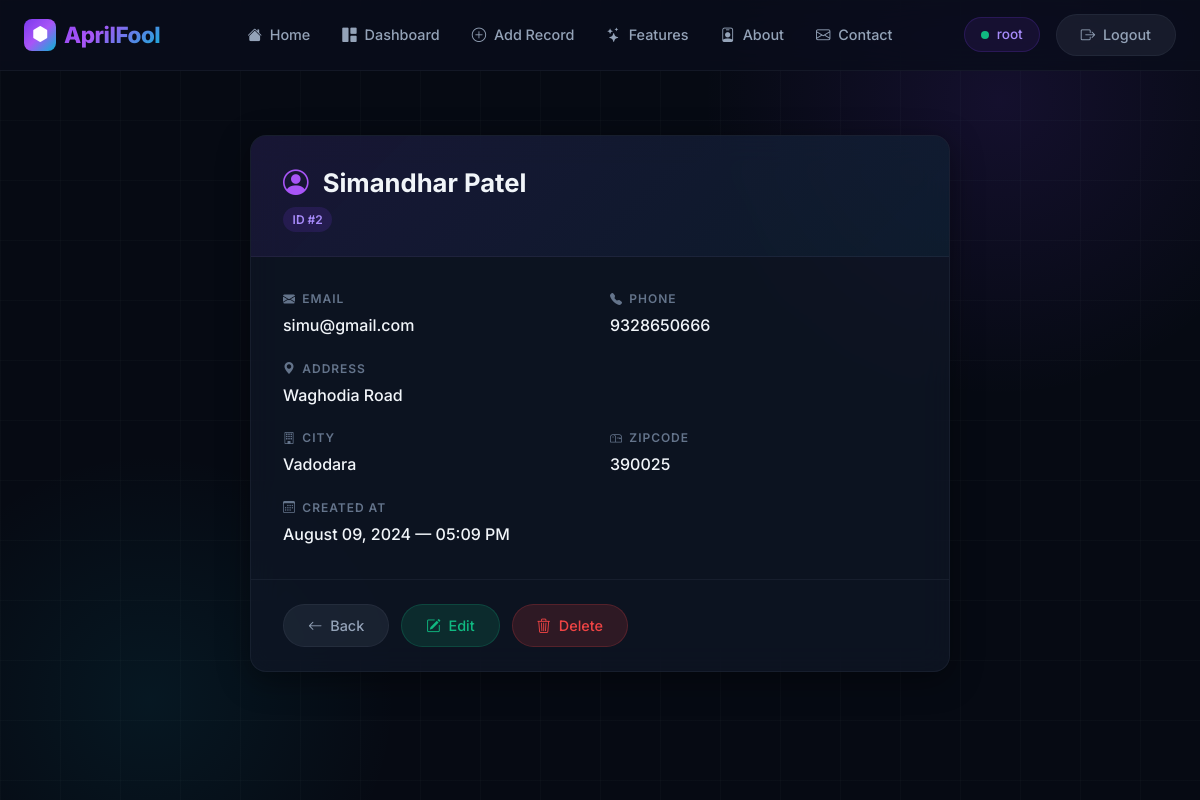
The page /record/2 (signed in) on the database its author committed.
### website/models.py (models this page shows, shortened)
class Record(models.Model):
    created_at = models.DateTimeField(auto_now_add=True)
    first_name = models.CharField(max_length=100)
    last_name =models.CharField(max_length=100)
    email = models.CharField(max_length=100)
    phone_number = models.CharField(max_length=10)
    address =models.CharField(max_length=100)
    city =models.CharField(max_length=50)
    zipcode =models.CharField(max_length=6)

### website/views.py (the view)
# urls.py: path('record/<int:pk>', views.customer_record, name='record'),
def customer_record(request, pk):
    if request.user.is_authenticated:
        try:
            customer_record = Record.objects.get(id=pk)
            return render(request, 'record.html', {'customer_record': customer_record})
        except Record.DoesNotExist:
            messages.error(request, 'Record not found.')
            return redirect('home')
    else:
        messages.error(request, 'You must be logged in to view records.')
        return redirect('home')

### website/templates/record.html
{% extends 'base.html' %}
{% block content %}
<div class="nexus-record-detail">
    <div class="nexus-card">
        <div class="detail-header">
            <h1>
                <i class="bi bi-person-circle me-2" style="color: var(--accent-mid);"></i>
                {{ customer_record.first_name }} {{ customer_record.last_name }}
            </h1>
            <span class="detail-id">ID #{{ customer_record.id }}</span>
        </div>
        <div class="nexus-detail-grid">
            <div class="nexus-detail-item">
                <span class="item-label">
                    <i class="bi bi-envelope-fill"></i> Email
                </span>
                <span class="item-value">{{ customer_record.email }}</span>
            </div>
            <div class="nexus-detail-item">
                <span class="item-label">
                    <i class="bi bi-telephone-fill"></i> Phone
                </span>
                <span class="item-value">{{ customer_record.phone_number }}</span>
            </div>
            <div class="nexus-detail-item full-width">
                <span class="item-label">
                    <i class="bi bi-geo-alt-fill"></i> Address
                </span>
                <span class="item-value">{{ customer_record.address }}</span>
            </div>
            <div class="nexus-detail-item">
                <span class="item-label">
                    <i class="bi bi-building"></i> City
                </span>
                <span class="item-value">{{ customer_record.city }}</span>
            </div>
            <div class="nexus-detail-item">
                <span class="item-label">
                    <i class="bi bi-mailbox"></i> Zipcode
                </span>
                <span class="item-value">{{ customer_record.zipcode }}</span>
            </div>
            <div class="nexus-detail-item full-width">
                <span class="item-label">
                    <i class="bi bi-calendar3"></i> Created At
                </span>
                <span class="item-value">{{ customer_record.created_at|date:"F d, Y — h:i A" }}</span>
            </div>
        </div>
        <div class="nexus-detail-actions">
            <a href="{% url 'home' %}" class="btn btn-nexus-secondary">
                <i class="bi bi-arrow-left me-1"></i> Back
            </a>
            <a href="{% url 'update_record' customer_record.id %}" class="btn btn-nexus-success">
                <i class="bi bi-pencil-square me-1"></i> Edit
            </a>
            <a href="{% url 'delete_record' customer_record.id %}" class="btn btn-nexus-danger" onclick="return confirm('Are you sure you want to delete this record?')">
                <i class="bi bi-trash3 me-1"></i> Delete
            </a>
        </div>
    </div>
</div>
{% endblock %}

### website/templates/navbar.html (shortened to what this page needs)
<nav class="navbar navbar-expand-lg nexus-navbar sticky-top">
    <div class="container-fluid px-4">
        <a class="navbar-brand" href="{% url 'home' %}">
            <span class="brand-icon"><i class="bi bi-hexagon-fill"></i></span>
            AprilFool
        </a>
        <div class="collapse navbar-collapse" id="navbarNav">
            <ul class="navbar-nav mx-auto">
                <li class="nav-item">
                    <a class="nav-link" href="{% url 'home' %}">
                        <i class="bi bi-house-fill me-1"></i> Home
                    </a>
                </li>
                {% if user.is_authenticated %}
                <li class="nav-item">
                    <a class="nav-link" href="{% url 'home' %}">
                        <i class="bi bi-grid-1x2-fill me-1"></i> Dashboard
                    </a>
                </li>
                <li class="nav-item">
                    <a class="nav-link" href="{% url 'add_record' %}">
                        <i class="bi bi-plus-circle me-1"></i> Add Record
                    </a>
                </li>
                {% endif %}
                <li class="nav-item">
                    <a class="nav-link" href="{% url 'features' %}">
                        <i class="bi bi-stars me-1"></i> Features
                    </a>
                </li>
                <li class="nav-item">
                    <a class="nav-link" href="{% url 'about' %}">
                        <i class="bi bi-person-badge me-1"></i> About
                    </a>
                </li>
                <li class="nav-item">
                    <a class="nav-link" href="{% url 'contact' %}">
                        <i class="bi bi-envelope me-1"></i> Contact
                    </a>
                </li>
            </ul>
            <div class="d-flex align-items-center gap-3">
                {% if user.is_authenticated %}
                    <span class="nexus-user-badge">
                        <span class="user-dot"></span>
                        {{ user.username }}
                    </span>
                    <a class="btn btn-nexus-secondary btn-sm" href="{% url 'logout' %}">
                        <i class="bi bi-box-arrow-right me-1"></i> Logout
                    </a>
                {% else %}
                    <a class="btn btn-nexus-secondary btn-sm" href="{% url 'register' %}">Register</a>
                    <a class="btn btn-nexus-primary btn-sm" href="{% url 'home' %}">
                        <i class="bi bi-box-arrow-in-right me-1"></i> Login
                    </a>
                {% endif %}
            </div>
        </div>
    </div>
</nav>

### rows shown on the page
Record: first_name "Simandhar", last_name "Patel", id "2", email "simu@gmail.com", phone_number "9328650666", address "Waghodia Road", city "Vadodara", zipcode "390025", created_at "August 09, 2024 — 05:09 PM"

### other values the page prints
{{ user.username }} "root"
